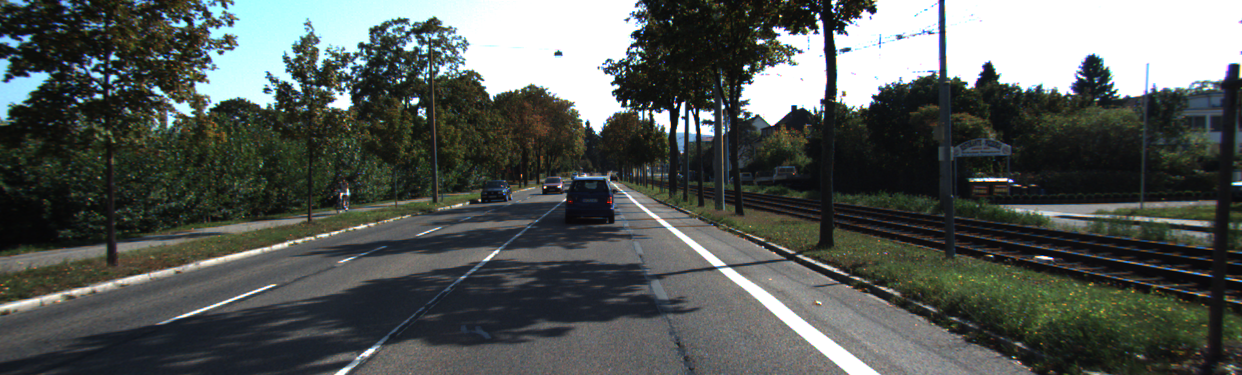
#> input picture ImageTools/Laser_Color_Strip_Injection/ZJU/000007.png, 1242 x 375 px
$ python Rotation.py
#> lines starting #> are read from the running program, lines starting #| are printed output that depends on the picture
#> further down, im is the input picture: PIL image 1242x375 RGB; mean R, G, B 84.7, 90, 86.7
import numpy as np
import math
from PIL import Image


def Rotation(img,angle):
#> called with angle = 3.14
    S1 = img.shape[0]
#> S1 = 375
    S2 = img.shape[1]
#> S2 = 1242
    S3 = img.shape[2]
#> S3 = 3
    R = int(math.ceil(math.sqrt(S1 * S1 + S2 * S2)))
#> R = 1298
    new_fig = np.zeros((R, R, S3), dtype=np.uint8)
    new_fig[:, :, :] = 255
    R = float(R)
    mid_x = S2 / 2
#> mid_x = 621
    mid_y = S1 / 2
#> mid_y = 187.5
    im_data = np.rot90(img, k=3)
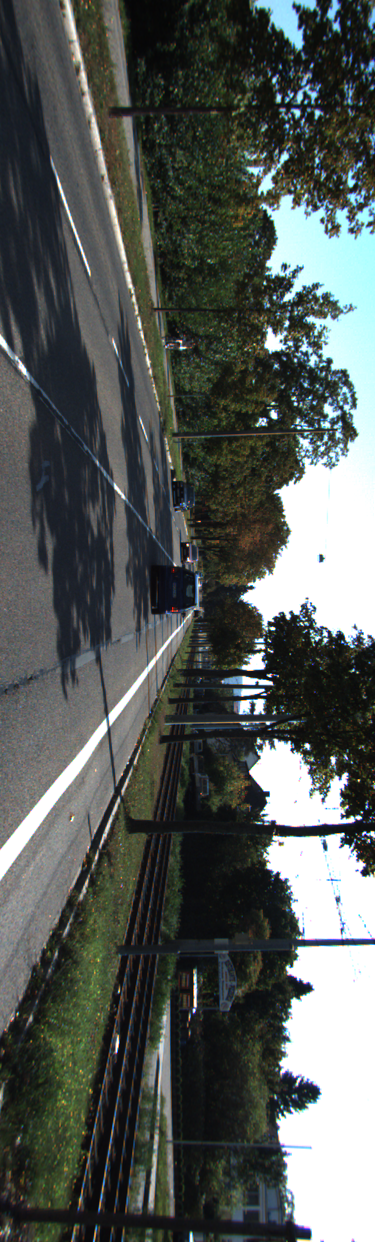
#> im_data: shape (1242, 375, 3); mean R, G, B 84.7, 90, 86.7

    for i in range(S2):
        for j in range(S1):
            r = math.sqrt(pow(i - mid_x, 2) + pow(j - mid_y, 2))
            # N = Rot_Matrix*np.array([i-mid_x,j-mid_y]).T
            theta = math.atan2(i - mid_x, j - mid_y)
            new_theta = theta+angle
            new_x = int(round(r * math.cos(new_theta)) + R / 2)
            new_y = int(round(r * math.sin(new_theta)) + R / 2)
            # print(new_x)
            # print(new_y)
            # input('Enter')
            try:
                new_fig[new_y, new_x, :] = im_data[i, j, :]
            except:
                print(new_x)
                print(new_y)
                print(r)
                input('Enter')
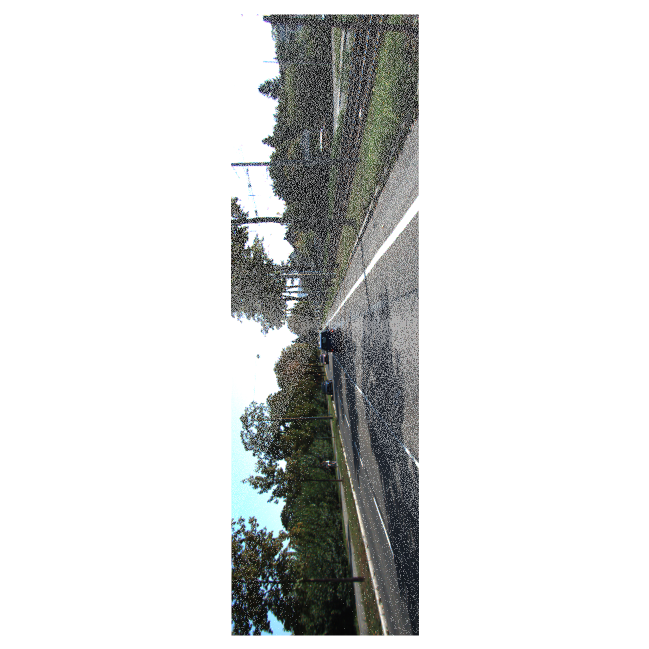
#> new_fig: shape (1298, 1298, 3) (shown at 1/2 size); mean R, G, B 215.3, 216.6, 215.8
    new_fig = np.rot90(new_fig, k=1)
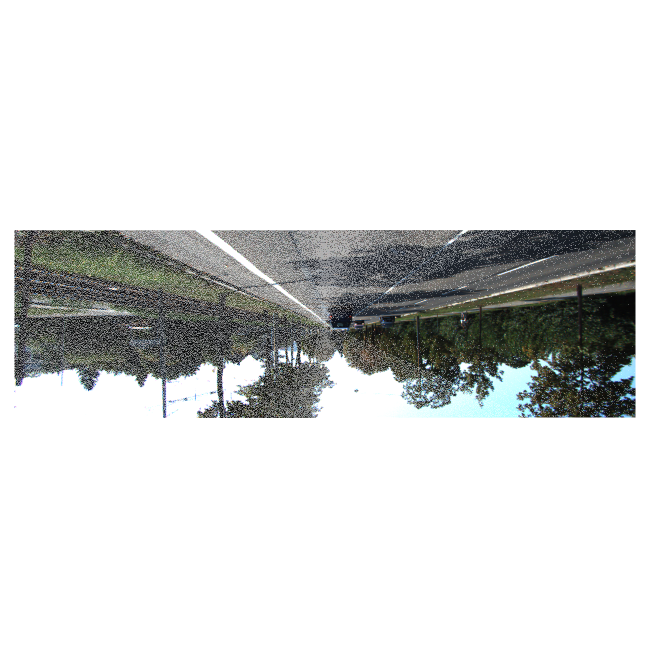
#> new_fig: shape (1298, 1298, 3) (shown at 1/2 size); mean R, G, B 215.3, 216.6, 215.8
    return new_fig

if __name__=='__main__':
    im = Image.open('000007.png')
    im_data = np.asarray(im)
    new_fig = Rotation(im_data,math.pi)
    img = Image.fromarray(new_fig, 'RGB')
    # img.save('after.jpg')
    img.show()
